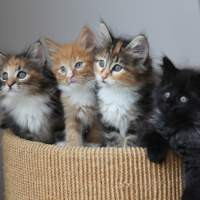
#> input picture Magistrale/1_Fondamenti-dell-intelligenza-artificiale/Laboratorio/img-20260428/1.jpg, 200 x 200 px
$ python main.py ../Laboratorio/img-20260428/1.jpg
#> lines starting #> are read from the running program, lines starting #| are printed output that depends on the picture; after the words box and inside, x2 and y2 are one past the last pixel; in counts of white or black regions, pixels touching at a corner belong together
### Magistrale/1_Fondamenti-dell-intelligenza-artificiale/Progetto_Canny/canny.py
import numpy as np
from numpy.lib.stride_tricks import sliding_window_view


def to_grayscale(img):
    if img.ndim == 3:
        return 0.299 * img[:, :, 0] + 0.587 * img[:, :, 1] + 0.114 * img[:, :, 2]
    return img.astype(float)


def gaussian_kernel(size, sigma):
    ax = np.arange(-(size // 2), size // 2 + 1)
    xx, yy = np.meshgrid(ax, ax)
    k = np.exp(-(xx ** 2 + yy ** 2) / (2 * sigma ** 2))
    return k / k.sum()


def convolve2d(img, kernel):
    kh, kw = kernel.shape
    ph, pw = kh // 2, kw // 2
    padded = np.pad(img, ((ph, ph), (pw, pw)), mode="edge")
    windows = sliding_window_view(padded, (kh, kw))
    flipped = kernel[::-1, ::-1]
    return np.einsum("ijkl,kl->ij", windows, flipped)


SOBEL_X = np.array([[-1, 0, 1], [-2, 0, 2], [-1, 0, 1]], dtype=float)
SOBEL_Y = np.array([[-1, -2, -1], [0, 0, 0], [1, 2, 1]], dtype=float)


def sobel_gradients(img):
    gx = convolve2d(img, SOBEL_X)
    gy = convolve2d(img, SOBEL_Y)
    magnitude = np.hypot(gx, gy)
    direction = np.arctan2(gy, gx)
    return magnitude, direction


def non_max_suppression(magnitude, direction):
    M, N = magnitude.shape
    out = np.zeros_like(magnitude)
    angle = (np.rad2deg(direction) % 180)

    for i in range(1, M - 1):
        for j in range(1, N - 1):
            a = angle[i, j]
            if a < 22.5 or a >= 157.5:
                q, r = magnitude[i, j + 1], magnitude[i, j - 1]
            elif a < 67.5:
                q, r = magnitude[i + 1, j - 1], magnitude[i - 1, j + 1]
            elif a < 112.5:
                q, r = magnitude[i + 1, j], magnitude[i - 1, j]
            else:
                q, r = magnitude[i - 1, j - 1], magnitude[i + 1, j + 1]
            if magnitude[i, j] >= q and magnitude[i, j] >= r:
                out[i, j] = magnitude[i, j]
    return out


def double_threshold(img, low_ratio=0.05, high_ratio=0.15):
    high = img.max() * high_ratio
    low = high * low_ratio
    weak, strong = 75.0, 255.0
    out = np.zeros_like(img)
    out[img >= high] = strong
    out[(img >= low) & (img < high)] = weak
    return out, weak, strong


def hysteresis(img, weak=75.0, strong=255.0):
    M, N = img.shape
    out = img.copy()
    changed = True
    while changed:
        changed = False
        for i in range(1, M - 1):
            for j in range(1, N - 1):
                if out[i, j] == weak:
                    if (out[i - 1:i + 2, j - 1:j + 2] == strong).any():
                        out[i, j] = strong
                        changed = True
    out[out != strong] = 0
    return out


def canny(img, sigma=1.4, kernel_size=5, low_ratio=0.05, high_ratio=0.15):
    gray = to_grayscale(img)
    smoothed = convolve2d(gray, gaussian_kernel(kernel_size, sigma))
    magnitude, direction = sobel_gradients(smoothed)
    suppressed = non_max_suppression(magnitude, direction)
    thresholded, weak, strong = double_threshold(suppressed, low_ratio, high_ratio)
    edges = hysteresis(thresholded, weak, strong)
    return {
        "gray": gray,
        "smoothed": smoothed,
        "magnitude": magnitude,
        "direction": direction,
        "suppressed": suppressed,
        "thresholded": thresholded,
        "edges": edges,
    }

### Magistrale/1_Fondamenti-dell-intelligenza-artificiale/Progetto_Canny/main.py
import sys
import numpy as np
import matplotlib.pyplot as plt
from PIL import Image

from canny import canny


def main(path, sigma=1.4, kernel_size=5, low_ratio=0.05, high_ratio=0.15):
#> called with path = '../Laboratorio/img-20260428/1.jpg', sigma = 1.4, kernel_size = 5, low_ratio = 0.05, high_ratio = 0.15
    img = np.array(Image.open(path))
#> img is the input picture: shape (200, 200, 3); mean R, G, B 125.6, 118.1, 110.6
    out = canny(img, sigma=sigma, kernel_size=kernel_size,
                low_ratio=low_ratio, high_ratio=high_ratio)
#> in convolve2d, `padded = np.pad(img, ((ph, ph), (pw, pw)), mode="edge")`:
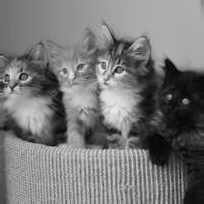
#> padded: shape (204, 204) float64; min 0, max 246.4, mean 119.2
#> in convolve2d, `flipped = kernel[::-1, ::-1]`: flipped = [[0.0121, 0.0261, 0.0337, 0.0261, 0.0121], [0.0261, 0.0561, 0.0724, 0.0561, 0.0261], [0.0337, 0.0724, 0.0935, 0.0724, 0.0337], [0.0261, 0.0561, 0.0724, 0.0561, 0.0261], [0.0121, 0.0261, 0.0337, 0.0261, 0.0121]]
#> in convolve2d (call 3), `return np.einsum("ijkl,kl->ij", windows, flipped)`:
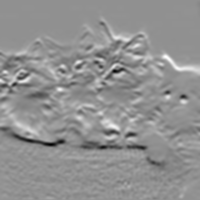
#> returned value: shape (200, 200) float64; min -313, max 237.6, mean 1; drawn with min black and max white
#> in sobel_gradients, `direction = np.arctan2(gy, gx)`:
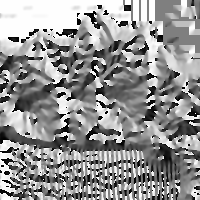
#> direction: shape (200, 200) float64; min -3.14, max 3.14, mean 0.497; drawn with min black and max white
#> in non_max_suppression, `angle = (np.rad2deg(direction) % 180)`:
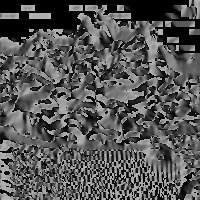
#> angle: shape (200, 200) float64; min 0, max 180, mean 85.4
#> after the loop in non_max_suppression, `for i in range(1, M - 1):`:
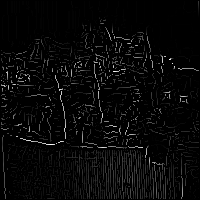
#> out: shape (200, 200) float64; min 0, max 315.5, mean 10.6; drawn with min black and max white
#> in double_threshold, `high = img.max() * high_ratio`: high = 47.33
#> in double_threshold, `low = high * low_ratio`: low = 2.37
#> in canny, `thresholded, weak, strong = double_threshold(suppressed, low_ratio, hi..`: weak = 75; strong = 255
#> after the loop in hysteresis, `while changed:`:
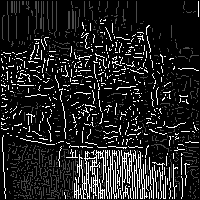
#> out: shape (200, 200) float64; min 0, max 255, mean 34
#> in hysteresis, `out[out != strong] = 0`:
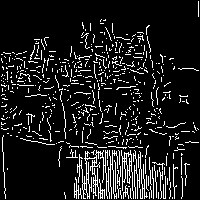
#> out: shape (200, 200) float64; 11.2% white in thin lines or dots
#> out = 7 items

    fig, axes = plt.subplots(2, 3, figsize=(12, 8))
    titles = ["Grayscale", "Gaussian smoothing", "Gradient magnitude",
              "Non-max suppression", "Double threshold", "Final edges"]
    keys = ["gray", "smoothed", "magnitude", "suppressed", "thresholded", "edges"]
    for ax, title, key in zip(axes.flat, titles, keys):
        ax.imshow(out[key], cmap="gray")
        ax.set_title(title)
        ax.axis("off")
    plt.tight_layout()
    plt.savefig("pipeline.png", dpi=150, bbox_inches="tight")
    Image.fromarray(out["edges"].astype(np.uint8)).save("edges.png")
    print("Saved: pipeline.png, edges.png")


if __name__ == "__main__":
    if len(sys.argv) < 2:
        print("Usage: python main.py <image_path> [sigma] [kernel_size] [low_ratio] [high_ratio]")
        sys.exit(1)
    args = sys.argv[1:]
    kwargs = {}
    if len(args) > 1: kwargs["sigma"] = float(args[1])
    if len(args) > 2: kwargs["kernel_size"] = int(args[2])
    if len(args) > 3: kwargs["low_ratio"] = float(args[3])
    if len(args) > 4: kwargs["high_ratio"] = float(args[4])
    main(args[0], **kwargs)
